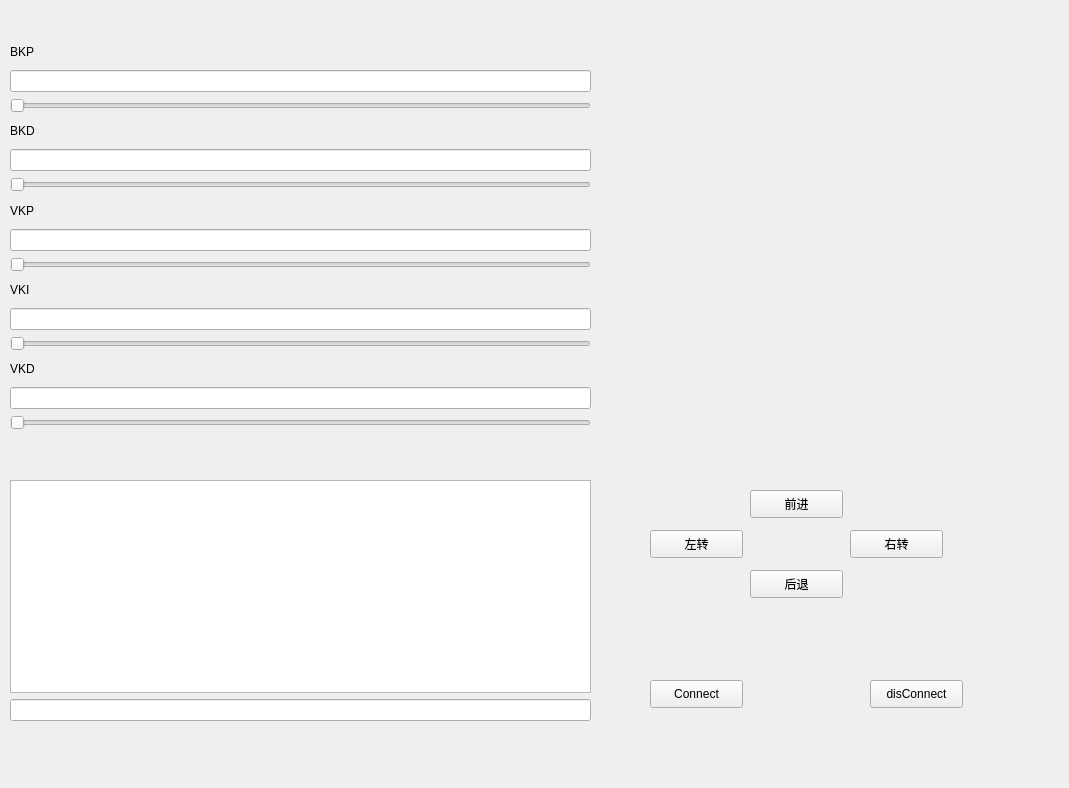
<?xml version="1.0" encoding="UTF-8"?>
<ui version="4.0">
 <class>Form</class>
 <widget class="QWidget" name="Form">
  <property name="geometry">
   <rect>
    <x>0</x>
    <y>0</y>
    <width>1069</width>
    <height>788</height>
   </rect>
  </property>
  <property name="windowTitle">
   <string>Form</string>
  </property>
  <widget class="QPushButton" name="upButton">
   <property name="geometry">
    <rect>
     <x>750</x>
     <y>490</y>
     <width>93</width>
     <height>28</height>
    </rect>
   </property>
   <property name="text">
    <string>前进</string>
   </property>
  </widget>
  <widget class="QPushButton" name="leftButton">
   <property name="geometry">
    <rect>
     <x>650</x>
     <y>530</y>
     <width>93</width>
     <height>28</height>
    </rect>
   </property>
   <property name="text">
    <string>左转</string>
   </property>
  </widget>
  <widget class="QPushButton" name="rightButton">
   <property name="geometry">
    <rect>
     <x>850</x>
     <y>530</y>
     <width>93</width>
     <height>28</height>
    </rect>
   </property>
   <property name="text">
    <string>右转</string>
   </property>
  </widget>
  <widget class="QPushButton" name="downButton">
   <property name="geometry">
    <rect>
     <x>750</x>
     <y>570</y>
     <width>93</width>
     <height>28</height>
    </rect>
   </property>
   <property name="text">
    <string>后退</string>
   </property>
  </widget>
  <widget class="QPushButton" name="Connect">
   <property name="geometry">
    <rect>
     <x>650</x>
     <y>680</y>
     <width>93</width>
     <height>28</height>
    </rect>
   </property>
   <property name="text">
    <string>Connect</string>
   </property>
  </widget>
  <widget class="QPushButton" name="disConnet">
   <property name="geometry">
    <rect>
     <x>870</x>
     <y>680</y>
     <width>93</width>
     <height>28</height>
    </rect>
   </property>
   <property name="text">
    <string>disConnect</string>
   </property>
  </widget>
  <widget class="QWidget" name="verticalLayoutWidget">
   <property name="geometry">
    <rect>
     <x>10</x>
     <y>40</y>
     <width>581</width>
     <height>390</height>
    </rect>
   </property>
   <layout class="QVBoxLayout" name="controlLayout">
    <item>
     <widget class="QLabel" name="label">
      <property name="text">
       <string>BKP</string>
      </property>
     </widget>
    </item>
    <item>
     <widget class="QLineEdit" name="BKPEdit"/>
    </item>
    <item>
     <widget class="QSlider" name="BKPSlider">
      <property name="orientation">
       <enum>Qt::Horizontal</enum>
      </property>
     </widget>
    </item>
    <item>
     <widget class="QLabel" name="label_2">
      <property name="text">
       <string>BKD</string>
      </property>
     </widget>
    </item>
    <item>
     <widget class="QLineEdit" name="BKDEdit"/>
    </item>
    <item>
     <widget class="QSlider" name="BKDSlider">
      <property name="orientation">
       <enum>Qt::Horizontal</enum>
      </property>
     </widget>
    </item>
    <item>
     <widget class="QLabel" name="label_3">
      <property name="text">
       <string>VKP</string>
      </property>
     </widget>
    </item>
    <item>
     <widget class="QLineEdit" name="VKPEdit"/>
    </item>
    <item>
     <widget class="QSlider" name="VKPSlider">
      <property name="orientation">
       <enum>Qt::Horizontal</enum>
      </property>
     </widget>
    </item>
    <item>
     <widget class="QLabel" name="label_4">
      <property name="text">
       <string>VKI</string>
      </property>
     </widget>
    </item>
    <item>
     <widget class="QLineEdit" name="VKIEdit"/>
    </item>
    <item>
     <widget class="QSlider" name="VKISlider">
      <property name="orientation">
       <enum>Qt::Horizontal</enum>
      </property>
     </widget>
    </item>
    <item>
     <widget class="QLabel" name="label_5">
      <property name="text">
       <string>VKD</string>
      </property>
     </widget>
    </item>
    <item>
     <widget class="QLineEdit" name="VKDEdit"/>
    </item>
    <item>
     <widget class="QSlider" name="VKDSlider">
      <property name="orientation">
       <enum>Qt::Horizontal</enum>
      </property>
     </widget>
    </item>
   </layout>
  </widget>
  <widget class="QWidget" name="verticalLayoutWidget_2">
   <property name="geometry">
    <rect>
     <x>10</x>
     <y>480</y>
     <width>581</width>
     <height>241</height>
    </rect>
   </property>
   <layout class="QVBoxLayout" name="commandLayout">
    <item>
     <widget class="QTextBrowser" name="commandBrowser"/>
    </item>
    <item>
     <widget class="QLineEdit" name="CommandEdit">
      <property name="text">
       <string/>
      </property>
     </widget>
    </item>
   </layout>
  </widget>
 </widget>
 <resources/>
 <connections/>
</ui>
